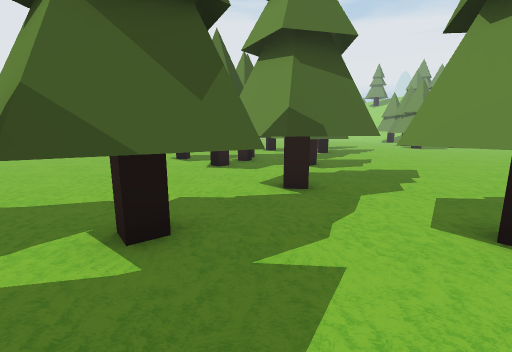
View 1 (above)

15 first-person views from a walk through a 3-D level made in the Unity game engine. The camera is 1.3 m above the floor, tilts 10° down and sees 90° across. The floor is counted in squares, 1 m on a side. Each view is taken from the middle of a square. On the plan, view 1 faces up. The plan holds only what a view shows up to about 13 squares ahead; the rest is blank. The place goes on beyond the plan. The player is left out.

View 2
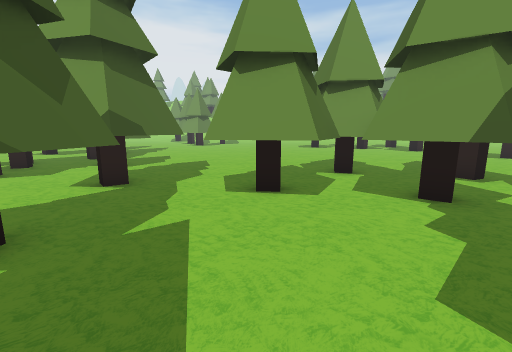

View 3
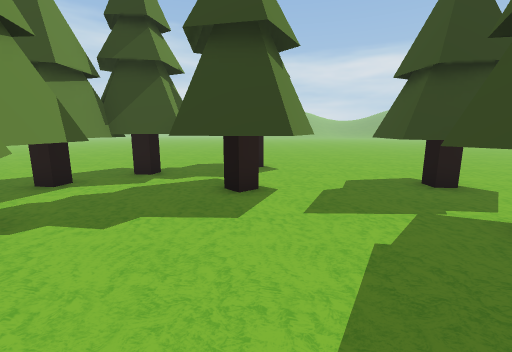

View 4
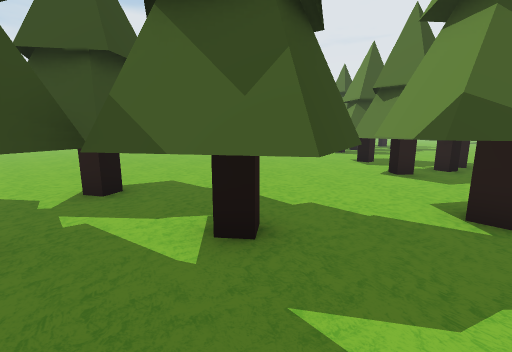

View 5
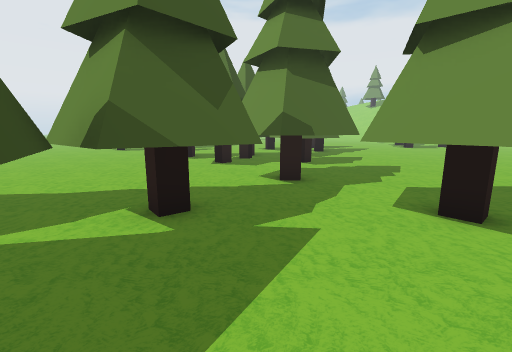

View 6
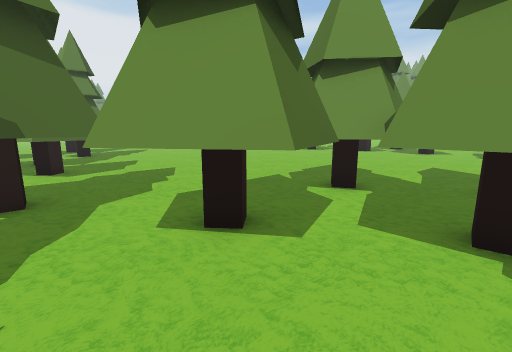

View 7
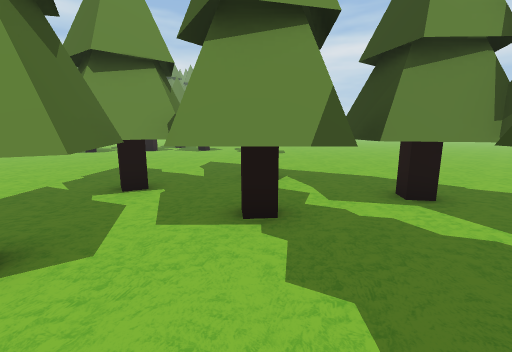

View 8
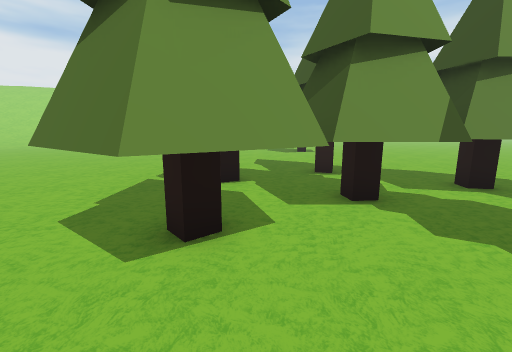

View 9
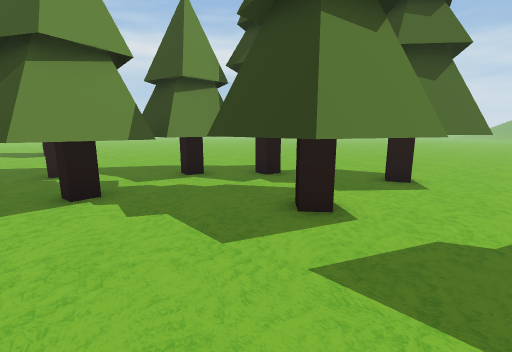

View 10
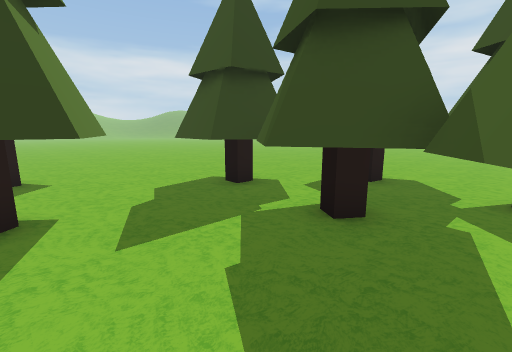

View 11
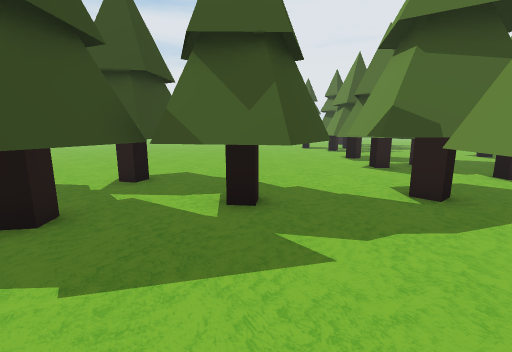

View 12
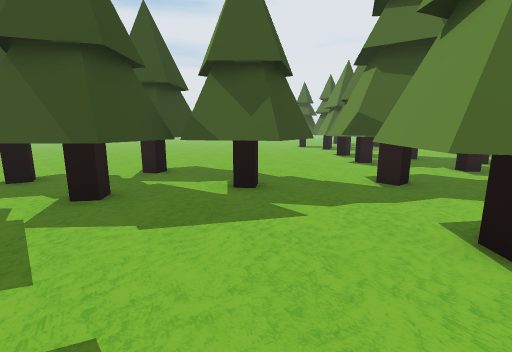

View 13
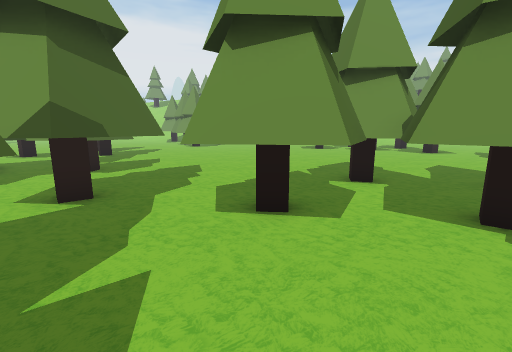

View 14
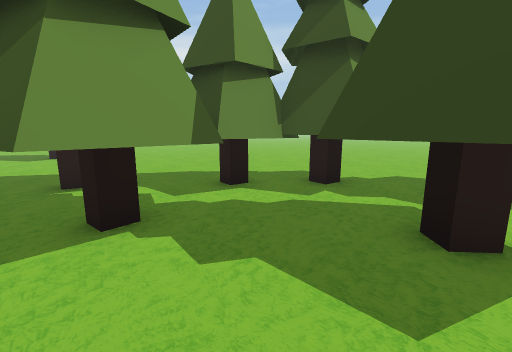

View 15
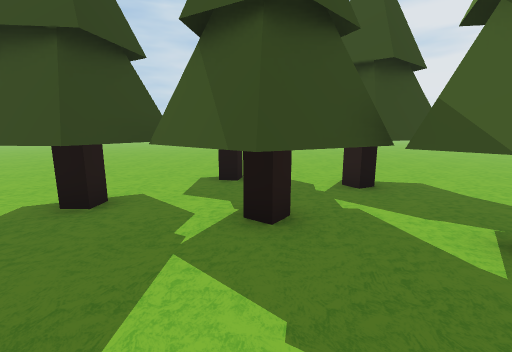

### Floor plan
Key: @ floor where view 1 was taken; # wall or solid block; . floor; T tree.
Columns run from 7 left of view 1 to 16 right of it. Each row starts with its distance up from view 1.
 18         #
 17         #
 16      ..     T
 15      ..    #T
 14                    ..
 13        #   ..........
 12 ..TT#  T   ...........
 11 ...TT TT   ...........
 10 .... T#TT#T...........
  9 .....TTTTTT...........
  8 ......T...............
  7 .......   ............
  6 ......TT#T..........
  5 .......TTT............
  4 . TT. TT.TT .TT .......
  3   #TT##T.T#T T# ........
  2   #TTTT..TTT TT ........
  1   T TT....TTT  T .......
  0  T  #TT@...T#  #  ....
 -1  #T TT..TT.TT  T .....
 -2    TTT.T#T .TTT ......
 -3 .. ##T.T## TT# .......
 -4 ..  TT..  TTT  .......

Where each view was taken, in squares from view 1:
view 1: 0 up, 0 right, facing up
view 2: 1 down, 1 left, facing up-right
view 3: 3 up, 1 right, facing down
view 4: 1 up, 1 right, facing up-left
view 5: 1 down, 0 right, facing up
view 6: 0 up, 1 right, facing up-right
view 7: 0 up, 1 right, facing right
view 8: 2 up, 0 right, facing right
view 9: 1 up, 1 left, facing down-right
view 10: 2 up, 1 right, facing down-left
view 11: 0 up, 2 right, facing up-left
view 12: 1 down, 3 right, facing up-left
view 13: 0 up, 0 right, facing up-right
view 14: 1 up, 1 right, facing down-right
view 15: 0 up, 1 right, facing left
